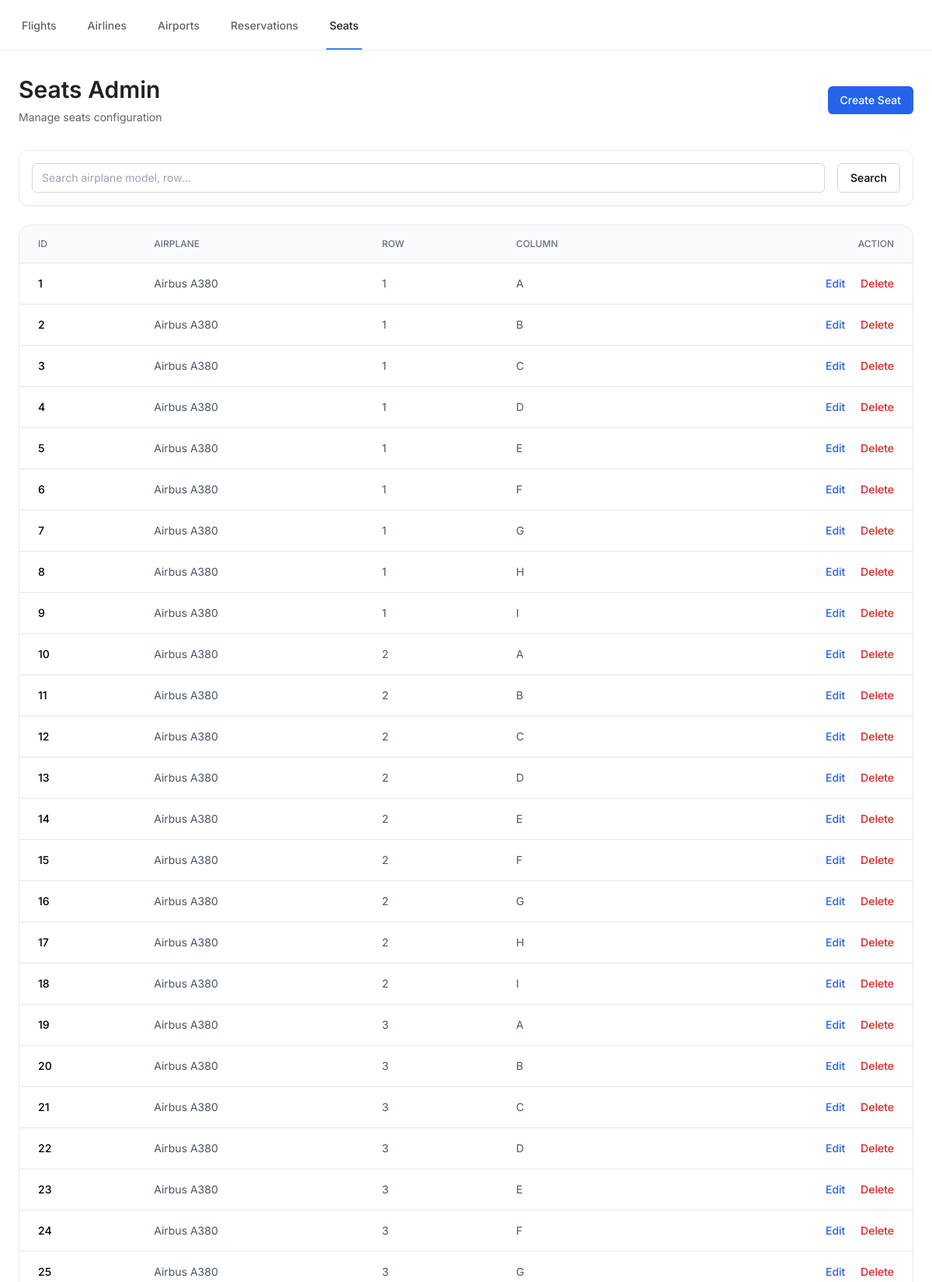
The page /custom-admin/seats/ (upper part) on the database its author committed.
### booking/models.py (models this page shows, shortened)
class Seat(models.Model):
    airplane = models.ForeignKey(Airplane, on_delete=models.CASCADE)
    row = models.IntegerField()
    column = models.CharField(max_length=1)

class Airplane(models.Model):
    model = models.CharField(max_length=50)
    rows = models.IntegerField()
    columns = models.IntegerField()

### booking/admin_views.py (the view)
# urls.py: path("custom-admin/seats/", admin_views.seat_list, name="admin_seat_list"),
def seat_list(request):
    seats = Seat.objects.select_related("airplane").all()
    search_query = request.GET.get("q")
    if search_query:
        seats = seats.filter(
            Q(airplane__model__icontains=search_query)
            | Q(row__icontains=search_query)
            | Q(column__icontains=search_query)
        )
    sort_by = request.GET.get("sort", "id")
    if sort_by.lstrip("-") in ["id", "row", "column", "airplane__model"]:
        seats = seats.order_by(sort_by)
    paginator = Paginator(seats, 50)  # More seats per page
    page_obj = paginator.get_page(request.GET.get("page"))
    return render(
        request,
        "admin_panel/seat_list.html",
        {"seats": page_obj, "search_query": search_query, "current_sort": sort_by},
    )

### booking/templates/admin_panel/seat_list.html (shortened to what this page needs)
<!DOCTYPE html>
<html>
<head>
    <script src="https://cdn.tailwindcss.com"></script>
</head>
<body class="bg-white min-h-screen">
    <nav class="bg-white border-b border-[#e8eaed]">
        <div class="max-w-[1400px] mx-auto px-6">
            <div class="flex h-16 space-x-8">
                <a href="{% url 'admin_flight_list' %}" class="inline-flex items-center px-1 pt-1 border-b-2 border-transparent text-sm font-medium text-[#5f6368] hover:text-[#202124] hover:border-[#e8eaed]">Flights</a>
                <a href="{% url 'admin_airline_list' %}" class="inline-flex items-center px-1 pt-1 border-b-2 border-transparent text-sm font-medium text-[#5f6368] hover:text-[#202124] hover:border-[#e8eaed]">Airlines</a>
                <a href="{% url 'admin_airport_list' %}" class="inline-flex items-center px-1 pt-1 border-b-2 border-transparent text-sm font-medium text-[#5f6368] hover:text-[#202124] hover:border-[#e8eaed]">Airports</a>
                <a href="{% url 'admin_reservation_list' %}" class="inline-flex items-center px-1 pt-1 border-b-2 border-transparent text-sm font-medium text-[#5f6368] hover:text-[#202124] hover:border-[#e8eaed]">Reservations</a>
                <a href="{% url 'admin_seat_list' %}" class="inline-flex items-center px-1 pt-1 border-b-2 border-blue-500 text-sm font-medium text-[#202124]">Seats</a>
            </div>
        </div>
    </nav>
    <div class="px-6 py-8 max-w-[1400px] mx-auto">
        <div class="flex justify-between items-center mb-8">
            <div><h1 class="text-3xl font-semibold text-[#202124] mb-2">Seats Admin</h1><p class="text-[#5f6368] text-sm">Manage seats configuration</p></div>
            <a href="{% url 'admin_seat_create' %}" class="inline-flex items-center justify-center px-4 py-2 bg-blue-600 text-white rounded-md text-sm font-medium hover:bg-blue-700">Create Seat</a>
        </div>
        <div class="mb-6 bg-white p-4 rounded-xl border border-[#e8eaed] shadow-sm">
            <form method="GET" class="flex gap-4">
                <input type="text" name="q" value="{{ search_query|default:'' }}" class="block w-full px-3 py-2 border border-gray-300 rounded-md sm:text-sm" placeholder="Search airplane model, row...">
                <button type="submit" class="px-4 py-2 border border-gray-300 rounded-md bg-white hover:bg-gray-50 text-sm font-medium">Search</button>
            </form>
        </div>
        <div class="bg-white rounded-2xl border border-[#e8eaed] shadow-sm overflow-hidden">
            <table class="w-full">
                <thead class="bg-gray-50">
                    <tr class="border-b">
                        <th class="text-left px-6 py-4 text-xs font-medium text-gray-500 uppercase">ID</th>
                        <th class="text-left px-6 py-4 text-xs font-medium text-gray-500 uppercase">Airplane</th>
                        <th class="text-left px-6 py-4 text-xs font-medium text-gray-500 uppercase">Row</th>
                        <th class="text-left px-6 py-4 text-xs font-medium text-gray-500 uppercase">Column</th>
                        <th class="text-right px-6 py-4 text-xs font-medium text-gray-500 uppercase">Action</th>
                    </tr>
                </thead>
                <tbody>
                    {% for seat in seats %}
                        <tr class="border-b hover:bg-gray-50">
                            <td class="px-6 py-4 text-sm font-medium">{{ seat.id }}</td>
                            <td class="px-6 py-4 text-sm text-gray-600">{{ seat.airplane.model }}</td>
                            <td class="px-6 py-4 text-sm text-gray-600">{{ seat.row }}</td>
                            <td class="px-6 py-4 text-sm text-gray-600">{{ seat.column }}</td>
                            <td class="px-6 py-4 text-right text-sm font-medium">
                                <a href="{% url 'admin_seat_update' seat.id %}" class="text-blue-600 hover:text-blue-900 mr-4">Edit</a>
                                <a href="{% url 'admin_seat_delete' seat.id %}" onclick="return confirm('Delete?')" class="text-red-600 hover:text-red-900">Delete</a>
                            </td>
                        </tr>
                    {% empty %}
                        <tr><td colspan="5" class="px-6 py-12 text-center text-gray-500">No seats found</td></tr>
                    {% endfor %}
                </tbody>
            </table>
        </div>
    </div>
</body>
</html>

### booking/templates/admin_panel/seat_list.html (style rules this page uses)
body { font-family: 'Inter', sans-serif; }

### rows shown on the page
Seat: id "1", airplane.model "Airbus A380", row "1", column "A"
Seat: id "2", airplane.model "Airbus A380", row "1", column "B"
Seat: id "3", airplane.model "Airbus A380", row "1", column "C"
Seat: id "4", airplane.model "Airbus A380", row "1", column "D"
Seat: id "5", airplane.model "Airbus A380", row "1", column "E"
Seat: id "6", airplane.model "Airbus A380", row "1", column "F"
Seat: id "7", airplane.model "Airbus A380", row "1", column "G"
Seat: id "8", airplane.model "Airbus A380", row "1", column "H"
Seat: id "9", airplane.model "Airbus A380", row "1", column "I"
Seat: id "10", airplane.model "Airbus A380", row "2", column "A"
Seat: id "11", airplane.model "Airbus A380", row "2", column "B"
Seat: id "12", airplane.model "Airbus A380", row "2", column "C"
Seat: id "13", airplane.model "Airbus A380", row "2", column "D"
Seat: id "14", airplane.model "Airbus A380", row "2", column "E"
Seat: id "15", airplane.model "Airbus A380", row "2", column "F"
Seat: id "16", airplane.model "Airbus A380", row "2", column "G"
Seat: id "17", airplane.model "Airbus A380", row "2", column "H"
Seat: id "18", airplane.model "Airbus A380", row "2", column "I"
Seat: id "19", airplane.model "Airbus A380", row "3", column "A"
Seat: id "20", airplane.model "Airbus A380", row "3", column "B"
Seat: id "21", airplane.model "Airbus A380", row "3", column "C"
Seat: id "22", airplane.model "Airbus A380", row "3", column "D"
Seat: id "23", airplane.model "Airbus A380", row "3", column "E"
Seat: id "24", airplane.model "Airbus A380", row "3", column "F"
Seat: id "25", airplane.model "Airbus A380", row "3", column "G"
